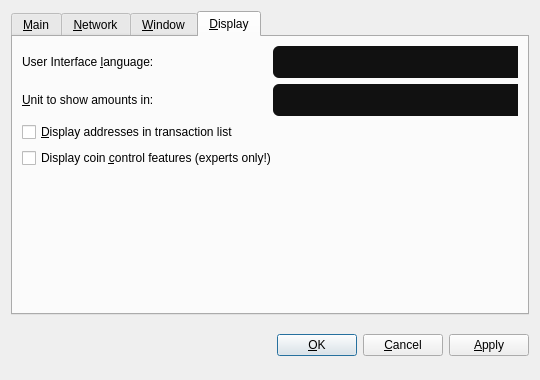
<?xml version="1.0" encoding="UTF-8"?>
<ui version="4.0">
 <class>OptionsDialog</class>
 <widget class="QDialog" name="OptionsDialog">
  <property name="geometry">
   <rect>
    <x>0</x>
    <y>0</y>
    <width>540</width>
    <height>380</height>
   </rect>
  </property>
  <property name="windowTitle">
   <string>Options</string>
  </property>
  <property name="styleSheet">
   <string notr="true">QDialog, QFrame {
	color: white;
	background-color: #222;
	border: none;
}

QLabel {
	background-color: transparent;
}

QCheckBox {
    color: white;
}

QFrame#central { background-color: #222; border: none }
QFrame#frame, QFrame#frame_2, QFrame#frame_3 {
	background-color: #111;
	border-style: plain;
	border-width: 20px;
	border-radius: 20px;
	border-color: #111;
	min-width: 10em;
	padding: 6px;
}
QLabel[openExternalLinks=true], QHeaderView { color: #cca000 }
QLabel[openExternalLinks=false] { color: white; font-weight: normal }
QPushButton, QToolButton {
	border: 4px solid #111;
	border-radius: 12px;
	background-color: #111;
	color: white;
	padding: 6px;
	margin: 6px;
}
QPushButton:pressed, QToolButton:checked {
	color: #cca000;
}
QPushButton:pressed, QToolButton:pressed {
	border-color: #cca000;
	color: #cca000;
}
QPushButton:disabled, QToolButton:disabled {
	color: #444;
	background-color: #222;
}


#scrollAreaWidgetContents QToolButton {
	border-radius: 8px;
	border-width: 0px;
}

/* the background-color is overridden to transparent for mac os x 
   due to the entire toolbar area not being drawable in a regular
   QMainWindow
*/
QToolBar { background: #222; border: 0px solid black; padding: 3px; }

QToolBar::handle { image: url(handle.png); }
QStatusBar { background: #222; }
QMenuBar { background: #222; }
QMenuBar::item { background: #222; color: white; }

#scrollAreaWidgetContents { background: #222 }
#scrollAreaWidgetContents &gt; QFrame { background-color: #222; border-width: 0px; border-style: none; }

QLineEdit {
	border-radius: 6px;
	border-width: 2px;
	border-color: #222;
	padding: 8px;
	background-color: #111;
	color: white;
}

QComboBox {
	border-radius: 6px;
	border-width: 0;
	border-style: none;
	padding: 8px;
	background-color: #111;
	color: white;
}

QComboBox::drop-down {
	border-width: 0;
	border-style: none;
	background-color: #111;
	color: white;
}

QTableView {
	background: #111;
	color: white;
	border-style: none;
	selection-background-color: #cca000;
    alternate-background-color: #222;
	selection-color: #111;
	border: 0px solid black;
}

QHeaderView { color: #cca000; background-color: #111; background-image: none; }
QHeaderView::section { color: #cca000; background-color: #222; }
QHeaderView::section:checked { background-color: #111; }

QTabWidget {
	background: #111;
}

 QTabWidget::pane {
     border-top: 2px solid #111;
     border: 4px solid #111;
     border-bottom-left-radius: 8px;
     border-bottom-right-radius: 8px;
     border-top-right-radius: 8px;
	background: #111;
 }

 QTabWidget::tab-bar {
     left: 5px; /* move to the right by 5px */
 }

 /* Style the tab using the tab sub-control. Note that
     it reads QTabBar _not_ QTabWidget */
 QTabBar::tab {
     background: #111;
     border: 4px solid #222;
     border-bottom-color: #111; /* same as the pane color */
     border-top-left-radius: 4px;
     border-top-right-radius: 4px;
     min-width: 8ex;
     padding: 4px;
     color: #888;
 }

 QTabBar::tab:selected, QTabBar::tab:hover {
     color: #cca000
 }

 QTabBar::tab:selected {
     border-color: #111; /* same as pane color */
     border-top-color: #cca000;
 }

 QTabBar::tab:!selected {
     margin-top: 2px; /* make non-selected tabs look smaller */
 }

 /* make use of negative margins for overlapping tabs */
 QTabBar::tab:selected {
     /* expand/overlap to the left and right by 4px */
     margin-left: -4px;
     margin-right: -4px;
 }

 QTabBar::tab:first:selected {
     margin-left: 0; /* the first selected tab has nothing to overlap with on the left */
 }

 QTabBar::tab:last:selected {
     margin-right: 0; /* the last selected tab has nothing to overlap with on the right */
 }

 QTabBar::tab:only-one {
     margin: 0; /* if there is only one tab, we don't want overlapping margins */
 }


</string>
  </property>
  <property name="modal">
   <bool>true</bool>
  </property>
  <layout class="QVBoxLayout" name="verticalLayout">
   <item>
    <widget class="QTabWidget" name="tabWidget">
     <property name="autoFillBackground">
      <bool>false</bool>
     </property>
     <property name="styleSheet">
      <string notr="true">background-color: #222;

QLabel {
	background-color: transparent;
}

QCheckBox {
    color: white;
}

QFrame#central { background-color: #222; border: none }
QFrame#frame, QFrame#frame_2, QFrame#frame_3 {
	background-color: #111;
	border-style: plain;
	border-width: 20px;
	border-radius: 20px;
	border-color: #111;
	min-width: 10em;
	padding: 6px;
}
QLabel[openExternalLinks=true], QHeaderView { color: #cca000 }
QLabel[openExternalLinks=false] { color: white; font-weight: normal }
QPushButton, QToolButton {
	border: 4px solid #111;
	border-radius: 12px;
	background-color: #111;
	color: white;
	padding: 6px;
	margin: 6px;
}
QPushButton:pressed, QToolButton:checked {
	color: #cca000;
}
QPushButton:pressed, QToolButton:pressed {
	border-color: #cca000;
	color: #cca000;
}
QPushButton:disabled, QToolButton:disabled {
	color: #444;
	background-color: #222;
}


#scrollAreaWidgetContents QToolButton {
	border-radius: 8px;
	border-width: 0px;
}

/* the background-color is overridden to transparent for mac os x 
   due to the entire toolbar area not being drawable in a regular
   QMainWindow
*/
QToolBar { background: #222; border: 0px solid black; padding: 3px; }

QToolBar::handle { image: url(handle.png); }
QStatusBar { background: #222; }
QMenuBar { background: #222; }
QMenuBar::item { background: #222; color: white; }

#scrollAreaWidgetContents { background: #222 }
#scrollAreaWidgetContents &gt; QFrame { background-color: #222; border-width: 0px; border-style: none; }

QLineEdit {
	border-radius: 6px;
	border-width: 2px;
	border-color: #222;
	padding: 8px;
	background-color: #111;
	color: white;
}

QComboBox {
	border-radius: 6px;
	border-width: 0;
	border-style: none;
	padding: 8px;
	background-color: #111;
	color: white;
}

QComboBox::drop-down {
	border-width: 0;
	border-style: none;
	background-color: #111;
	color: white;
}

QTableView {
	background: #111;
	color: white;
	border-style: none;
	selection-background-color: #cca000;
    alternate-background-color: #222;
	selection-color: #111;
	border: 0px solid black;
}

QHeaderView { color: #cca000; background-color: #111; background-image: none; }
QHeaderView::section { color: #cca000; background-color: #222; }
QHeaderView::section:checked { background-color: #111; }

QTabWidget {
	background: #111;
}

 QTabWidget::pane {
     border-top: 2px solid #111;
     border: 4px solid #111;
     border-bottom-left-radius: 8px;
     border-bottom-right-radius: 8px;
     border-top-right-radius: 8px;
	background: #111;
 }

 QTabWidget::tab-bar {
     left: 5px; /* move to the right by 5px */
 }

 /* Style the tab using the tab sub-control. Note that
     it reads QTabBar _not_ QTabWidget */
 QTabBar::tab {
     background: #111;
     border: 4px solid #222;
     border-bottom-color: #111; /* same as the pane color */
     border-top-left-radius: 4px;
     border-top-right-radius: 4px;
     min-width: 8ex;
     padding: 4px;
     color: #888;
 }

 QTabBar::tab:selected, QTabBar::tab:hover {
     color: #cca000
 }

 QTabBar::tab:selected {
     border-color: #111; /* same as pane color */
     border-top-color: #cca000;
 }

 QTabBar::tab:!selected {
     margin-top: 2px; /* make non-selected tabs look smaller */
 }

 /* make use of negative margins for overlapping tabs */
 QTabBar::tab:selected {
     /* expand/overlap to the left and right by 4px */
     margin-left: -4px;
     margin-right: -4px;
 }

 QTabBar::tab:first:selected {
     margin-left: 0; /* the first selected tab has nothing to overlap with on the left */
 }

 QTabBar::tab:last:selected {
     margin-right: 0; /* the last selected tab has nothing to overlap with on the right */
 }

 QTabBar::tab:only-one {
     margin: 0; /* if there is only one tab, we don't want overlapping margins */
 }</string>
     </property>
     <property name="tabPosition">
      <enum>QTabWidget::North</enum>
     </property>
     <property name="currentIndex">
      <number>3</number>
     </property>
     <widget class="QWidget" name="tabMain">
      <property name="styleSheet">
       <string notr="true">QToolTip {
	color: white;
	background-color: #222;
}
</string>
      </property>
      <attribute name="title">
       <string>&amp;Main</string>
      </attribute>
      <layout class="QVBoxLayout" name="verticalLayout_Main">
       <item>
        <widget class="QLabel" name="transactionFeeInfoLabel">
         <property name="text">
          <string>Optional transaction fee per kB that helps make sure your transactions are processed quickly. Most transactions are 1 kB. Fee 0.01 recommended.</string>
         </property>
         <property name="textFormat">
          <enum>Qt::PlainText</enum>
         </property>
         <property name="wordWrap">
          <bool>true</bool>
         </property>
        </widget>
       </item>
       <item>
        <layout class="QHBoxLayout" name="horizontalLayoutFee">
         <item>
          <widget class="QLabel" name="transactionFeeLabel">
           <property name="text">
            <string>Pay transaction &amp;fee</string>
           </property>
           <property name="textFormat">
            <enum>Qt::PlainText</enum>
           </property>
           <property name="buddy">
            <cstring>transactionFee</cstring>
           </property>
          </widget>
         </item>
         <item>
          <widget class="BitcoinAmountField" name="transactionFee">
           <property name="styleSheet">
            <string notr="true">	border-radius: 6px;
	border-width: 0;
	padding: 8px;
	background-color: #111;
	color: white;</string>
           </property>
          </widget>
         </item>
         <item>
          <spacer name="horizontalSpacerFee">
           <property name="orientation">
            <enum>Qt::Horizontal</enum>
           </property>
           <property name="sizeHint" stdset="0">
            <size>
             <width>40</width>
             <height>20</height>
            </size>
           </property>
          </spacer>
         </item>
        </layout>
       </item>
       <item>
        <widget class="QLabel" name="reserveBalanceInfoLabel">
         <property name="text">
          <string>Reserved amount does not participate in staking and is therefore spendable at any time.</string>
         </property>
         <property name="textFormat">
          <enum>Qt::PlainText</enum>
         </property>
         <property name="wordWrap">
          <bool>true</bool>
         </property>
        </widget>
       </item>
       <item>
        <layout class="QHBoxLayout" name="horizontalLayoutReserveBalance">
         <item>
          <widget class="QLabel" name="reserveBalanceLabel">
           <property name="text">
            <string>Reserve</string>
           </property>
           <property name="textFormat">
            <enum>Qt::PlainText</enum>
           </property>
           <property name="buddy">
            <cstring>reserveBalance</cstring>
           </property>
          </widget>
         </item>
         <item>
          <widget class="BitcoinAmountField" name="reserveBalance">
           <property name="styleSheet">
            <string notr="true">	border-radius: 6px;
	border-width: 0;
	padding: 8px;
	background-color: #111;
	color: white;</string>
           </property>
          </widget>
         </item>
         <item>
          <spacer name="horizontalSpacerReserveBalance">
           <property name="orientation">
            <enum>Qt::Horizontal</enum>
           </property>
           <property name="sizeHint" stdset="0">
            <size>
             <width>40</width>
             <height>20</height>
            </size>
           </property>
          </spacer>
         </item>
        </layout>
       </item>
       <item>
        <widget class="QCheckBox" name="bitcoinAtStartup">
         <property name="toolTip">
          <string>Automatically start Guerillacoin after logging in to the system.</string>
         </property>
         <property name="text">
          <string>&amp;Start Guerillacoin on system login</string>
         </property>
        </widget>
       </item>
       <item>
        <widget class="QCheckBox" name="detachDatabases">
         <property name="toolTip">
          <string>Detach block and address databases at shutdown. This means they can be moved to another data directory, but it slows down shutdown. The wallet is always detached.</string>
         </property>
         <property name="text">
          <string>&amp;Detach databases at shutdown</string>
         </property>
        </widget>
       </item>
       <item>
        <spacer name="verticalSpacer_Main">
         <property name="orientation">
          <enum>Qt::Vertical</enum>
         </property>
         <property name="sizeHint" stdset="0">
          <size>
           <width>20</width>
           <height>40</height>
          </size>
         </property>
        </spacer>
       </item>
      </layout>
     </widget>
     <widget class="QWidget" name="tabNetwork">
      <attribute name="title">
       <string>&amp;Network</string>
      </attribute>
      <layout class="QVBoxLayout" name="verticalLayout_Network">
       <item>
        <widget class="QCheckBox" name="mapPortUpnp">
         <property name="toolTip">
          <string>Automatically open the Guerillacoin client port on the router. This only works when your router supports UPnP and it is enabled.</string>
         </property>
         <property name="text">
          <string>Map port using &amp;UPnP</string>
         </property>
        </widget>
       </item>
       <item>
        <widget class="QCheckBox" name="connectSocks">
         <property name="toolTip">
          <string>Connect to the Guerillacoin network through a SOCKS proxy (e.g. when connecting through Tor).</string>
         </property>
         <property name="text">
          <string>&amp;Connect through SOCKS proxy:</string>
         </property>
        </widget>
       </item>
       <item>
        <layout class="QHBoxLayout" name="horizontalLayout_Network">
         <item>
          <widget class="QLabel" name="proxyIpLabel">
           <property name="text">
            <string>Proxy &amp;IP:</string>
           </property>
           <property name="textFormat">
            <enum>Qt::PlainText</enum>
           </property>
           <property name="buddy">
            <cstring>proxyIp</cstring>
           </property>
          </widget>
         </item>
         <item>
          <widget class="QValidatedLineEdit" name="proxyIp">
           <property name="maximumSize">
            <size>
             <width>140</width>
             <height>16777215</height>
            </size>
           </property>
           <property name="toolTip">
            <string>IP address of the proxy (e.g. 127.0.0.1)</string>
           </property>
           <property name="styleSheet">
            <string notr="true">QLineEdit {
	background-color: #111;
	color: white;
}</string>
           </property>
          </widget>
         </item>
         <item>
          <widget class="QLabel" name="proxyPortLabel">
           <property name="text">
            <string>&amp;Port:</string>
           </property>
           <property name="textFormat">
            <enum>Qt::PlainText</enum>
           </property>
           <property name="buddy">
            <cstring>proxyPort</cstring>
           </property>
          </widget>
         </item>
         <item>
          <widget class="QLineEdit" name="proxyPort">
           <property name="maximumSize">
            <size>
             <width>55</width>
             <height>16777215</height>
            </size>
           </property>
           <property name="toolTip">
            <string>Port of the proxy (e.g. 9050)</string>
           </property>
           <property name="styleSheet">
            <string notr="true">QLineEdit {
	background-color: #111;
	color: white;
	width: 32px;
}</string>
           </property>
          </widget>
         </item>
         <item>
          <widget class="QLabel" name="socksVersionLabel">
           <property name="text">
            <string>SOCKS &amp;Version:</string>
           </property>
           <property name="textFormat">
            <enum>Qt::PlainText</enum>
           </property>
           <property name="buddy">
            <cstring>socksVersion</cstring>
           </property>
          </widget>
         </item>
         <item>
          <widget class="QValueComboBox" name="socksVersion">
           <property name="toolTip">
            <string>SOCKS version of the proxy (e.g. 5)</string>
           </property>
           <property name="styleSheet">
            <string notr="true">QLineEdit {
	border-radius: 6px;
	border-width: 2px;
	border-color: #222;
	padding: 8px;
	background-color: #111;
	color: white;
}

QComboBox {
	border-radius: 6px;
	border-width: 0;
	border-style: none;
	padding: 8px;
	background-color: #111;
	color: white;
}

QComboBox::drop-down {
	border-width: 0;
	border-style: none;
	background-color: #111;
	color: white;
}</string>
           </property>
          </widget>
         </item>
         <item>
          <spacer name="horizontalSpacer_Network">
           <property name="orientation">
            <enum>Qt::Horizontal</enum>
           </property>
           <property name="sizeHint" stdset="0">
            <size>
             <width>40</width>
             <height>20</height>
            </size>
           </property>
          </spacer>
         </item>
        </layout>
       </item>
       <item>
        <spacer name="verticalSpacer_Network">
         <property name="orientation">
          <enum>Qt::Vertical</enum>
         </property>
         <property name="sizeHint" stdset="0">
          <size>
           <width>20</width>
           <height>40</height>
          </size>
         </property>
        </spacer>
       </item>
      </layout>
     </widget>
     <widget class="QWidget" name="tabWindow">
      <attribute name="title">
       <string>&amp;Window</string>
      </attribute>
      <layout class="QVBoxLayout" name="verticalLayout_Window">
       <item>
        <widget class="QCheckBox" name="minimizeToTray">
         <property name="toolTip">
          <string>Show only a tray icon after minimizing the window.</string>
         </property>
         <property name="text">
          <string>&amp;Minimize to the tray instead of the taskbar</string>
         </property>
        </widget>
       </item>
       <item>
        <widget class="QCheckBox" name="minimizeOnClose">
         <property name="toolTip">
          <string>Minimize instead of exit the application when the window is closed. When this option is enabled, the application will be closed only after selecting Quit in the menu.</string>
         </property>
         <property name="text">
          <string>M&amp;inimize on close</string>
         </property>
        </widget>
       </item>
       <item>
        <spacer name="verticalSpacer_Window">
         <property name="orientation">
          <enum>Qt::Vertical</enum>
         </property>
         <property name="sizeHint" stdset="0">
          <size>
           <width>20</width>
           <height>40</height>
          </size>
         </property>
        </spacer>
       </item>
      </layout>
     </widget>
     <widget class="QWidget" name="tabDisplay">
      <attribute name="title">
       <string>&amp;Display</string>
      </attribute>
      <layout class="QVBoxLayout" name="verticalLayout_Display">
       <item>
        <layout class="QHBoxLayout" name="horizontalLayout_1_Display">
         <item>
          <widget class="QLabel" name="langLabel">
           <property name="text">
            <string>User Interface &amp;language:</string>
           </property>
           <property name="textFormat">
            <enum>Qt::PlainText</enum>
           </property>
           <property name="buddy">
            <cstring>lang</cstring>
           </property>
          </widget>
         </item>
         <item>
          <widget class="QValueComboBox" name="lang">
           <property name="toolTip">
            <string>The user interface language can be set here. This setting will take effect after restarting Guerillacoin.</string>
           </property>
           <property name="styleSheet">
            <string notr="true">QLineEdit {
	border-radius: 6px;
	border-width: 2px;
	border-color: #222;
	padding: 8px;
	background-color: #111;
	color: white;
}

QComboBox {
	border-radius: 6px;
	border-width: 0;
	border-style: none;
	padding: 8px;
	background-color: #111;
	color: white;
}

QComboBox::drop-down {
	border-width: 0;
	border-style: none;
	background-color: #111;
	color: white;
}</string>
           </property>
          </widget>
         </item>
        </layout>
       </item>
       <item>
        <layout class="QHBoxLayout" name="horizontalLayout_2_Display">
         <item>
          <widget class="QLabel" name="unitLabel">
           <property name="text">
            <string>&amp;Unit to show amounts in:</string>
           </property>
           <property name="textFormat">
            <enum>Qt::PlainText</enum>
           </property>
           <property name="buddy">
            <cstring>unit</cstring>
           </property>
          </widget>
         </item>
         <item>
          <widget class="QValueComboBox" name="unit">
           <property name="toolTip">
            <string>Choose the default subdivision unit to show in the interface and when sending coins.</string>
           </property>
           <property name="styleSheet">
            <string notr="true">QLineEdit {
	border-radius: 6px;
	border-width: 2px;
	border-color: #222;
	padding: 8px;
	background-color: #111;
	color: white;
}

QComboBox {
	border-radius: 6px;
	border-width: 0;
	border-style: none;
	padding: 8px;
	background-color: #111;
	color: white;
}

QComboBox::drop-down {
	border-width: 0;
	border-style: none;
	background-color: #111;
	color: white;
}</string>
           </property>
          </widget>
         </item>
        </layout>
       </item>
       <item>
        <widget class="QCheckBox" name="displayAddresses">
         <property name="toolTip">
          <string>Whether to show Guerillacoin addresses in the transaction list or not.</string>
         </property>
         <property name="text">
          <string>&amp;Display addresses in transaction list</string>
         </property>
        </widget>
       </item>
       <item>
        <widget class="QCheckBox" name="coinControlFeatures">
         <property name="toolTip">
          <string>Whether to show coin control features or not.</string>
         </property>
         <property name="text">
          <string>Display coin &amp;control features (experts only!)</string>
         </property>
        </widget>
       </item>
       <item>
        <spacer name="verticalSpacer_Display">
         <property name="orientation">
          <enum>Qt::Vertical</enum>
         </property>
         <property name="sizeHint" stdset="0">
          <size>
           <width>20</width>
           <height>40</height>
          </size>
         </property>
        </spacer>
       </item>
      </layout>
     </widget>
    </widget>
   </item>
   <item>
    <layout class="QHBoxLayout" name="horizontalLayout_Buttons">
     <item>
      <spacer name="horizontalSpacer_1">
       <property name="orientation">
        <enum>Qt::Horizontal</enum>
       </property>
       <property name="sizeHint" stdset="0">
        <size>
         <width>40</width>
         <height>48</height>
        </size>
       </property>
      </spacer>
     </item>
     <item>
      <widget class="QLabel" name="statusLabel">
       <property name="font">
        <font>
         <weight>50</weight>
         <bold>false</bold>
        </font>
       </property>
       <property name="text">
        <string/>
       </property>
       <property name="textFormat">
        <enum>Qt::PlainText</enum>
       </property>
       <property name="wordWrap">
        <bool>true</bool>
       </property>
      </widget>
     </item>
     <item>
      <spacer name="horizontalSpacer_2">
       <property name="orientation">
        <enum>Qt::Horizontal</enum>
       </property>
       <property name="sizeHint" stdset="0">
        <size>
         <width>40</width>
         <height>48</height>
        </size>
       </property>
      </spacer>
     </item>
     <item>
      <widget class="QPushButton" name="okButton">
       <property name="text">
        <string>&amp;OK</string>
       </property>
      </widget>
     </item>
     <item>
      <widget class="QPushButton" name="cancelButton">
       <property name="text">
        <string>&amp;Cancel</string>
       </property>
       <property name="autoDefault">
        <bool>false</bool>
       </property>
      </widget>
     </item>
     <item>
      <widget class="QPushButton" name="applyButton">
       <property name="text">
        <string>&amp;Apply</string>
       </property>
       <property name="autoDefault">
        <bool>false</bool>
       </property>
      </widget>
     </item>
    </layout>
   </item>
  </layout>
 </widget>
 <customwidgets>
  <customwidget>
   <class>BitcoinAmountField</class>
   <extends>QSpinBox</extends>
   <header>bitcoinamountfield.h</header>
   <container>1</container>
  </customwidget>
  <customwidget>
   <class>QValidatedLineEdit</class>
   <extends>QLineEdit</extends>
   <header>qvalidatedlineedit.h</header>
  </customwidget>
  <customwidget>
   <class>QValueComboBox</class>
   <extends>QComboBox</extends>
   <header>qvaluecombobox.h</header>
  </customwidget>
 </customwidgets>
 <resources/>
 <connections/>
</ui>
